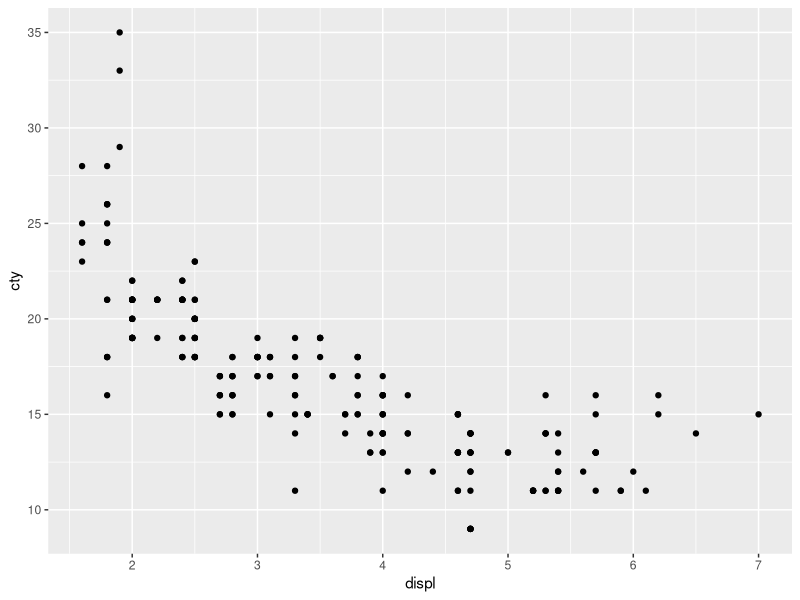
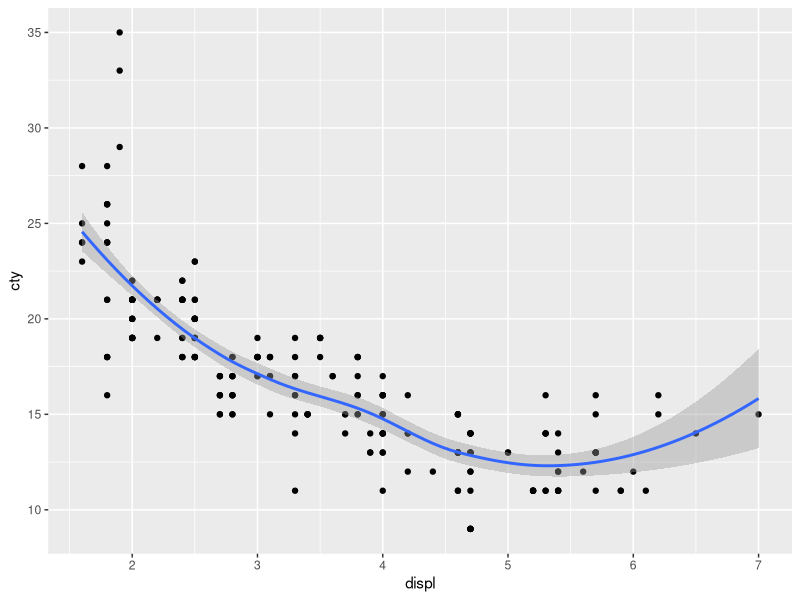

Reproduce these figures in R, in order.
## ---- chunk 1
knitr::opts_chunk$set(echo = FALSE)
## ---- chunk 2
library(ggplot2)
ggplot(mpg, aes(displ,cty))+
  geom_point()
## ---- chunk 3
ggplot(mpg, aes(displ,cty))+
  geom_point()+
  geom_smooth()
